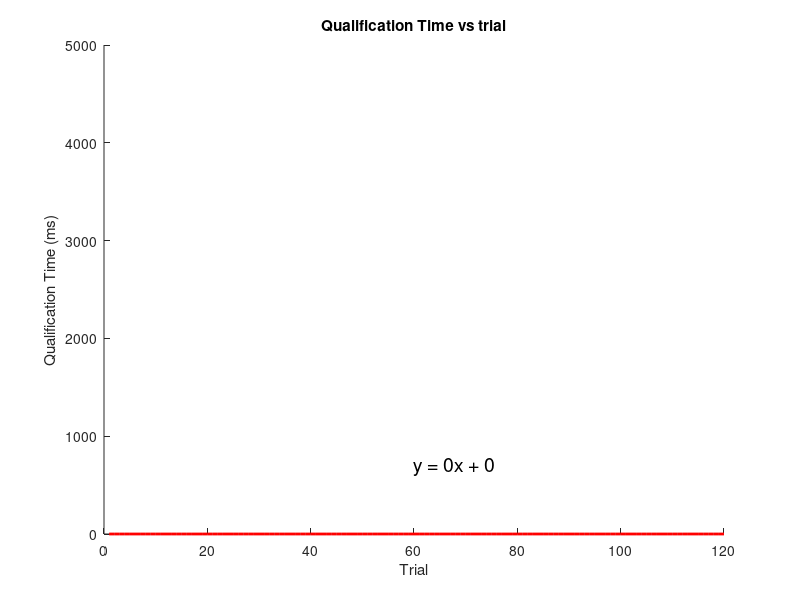

The MATLAB script that drew this image: (Note: this script raises an error after producing the figure.)
%behaviour SEs
close all; clear;
addpath('./Functions');

%% parameters
limitAngle = 90;            %degrees
windowRT = 45;              %degrees
refixQualTime = 300;        %loops
endTrace = 792;             %loops
limitReQual = windowRT +0;   %degrees
timeOut = 4000;             %ms

enRT = 1;                   %Enable RT PLots
enMedRT = 0;                %Enable median isomer RT PLots
enQTplot = 1;               %Enable QT vs trial plot
enPlot4x4indiv =0;          %Enable 4x4 histogram plot individual experiments
enPlot4x4super = 1;         %Enable 4x4 histogram plot of super fly

%% import data
files = dir('./Data2');
files = files(~[files.isdir],:);
datas = cell(length(files),1);

for i = 1:length(files)
    datas{i} = table2array(readtable(fullfile('Data2',files(i).name)));
    disp(files(i).name);
end

nFlies = length(datas);
disp(nFlies);

%% collate and organise data
FLIES = struct;

for fly = 1: nFlies

thisFlyData = datas{fly};

%there are some zero rows for some reason
% data = data(logical(sum(data,2)),:);

% data = data(data(:,10) > 0,:);

%starting points of inter-stimulus periods (careful this is actually the index just before the start)
% last trial is usually interrupted so get rid of last four (this may fail is experiment is interrupted during open loop)
interStimulusStart = find(diff(thisFlyData(:,4) == 200) == 1); %interStimulusStart = interStimulusStart(1:end-4);
interStimulusEnd = find(diff(thisFlyData(:,4) == 200) == -1); %interStimulusEnd = interStimulusEnd(1:end-4);

nTrials = (length(interStimulusStart)/4);

% littleBit = interStimulusStart(2) - interStimulusEnd(1);
% 
% openLoopStart = interStimulusStart - littleBit;
% openLoopStart = reshape(openLoopStart,[4,nTrials]);
% openLoopStart = openLoopStart(1,:);
% 
% figure; plot(FLIES(end).barPosition); hold on; plot(openLoopStart,zeros(size(openLoopStart)),'.','markersize',20);

%%  infer trial sequence
stimuli = zeros(nTrials,5);

% figure out first four (open loop) stimuli
stimuli(:,1:4) = reshape(sign(thisFlyData(interStimulusStart,4)),[4,nTrials]).';

%figure out last (close loop) stimulus
closedLoopStart = interStimulusEnd+1; 
closedLoopStart = closedLoopStart(4:4:end);%index of start of closed loop
stimuli(:,5) = sign(thisFlyData(closedLoopStart,4));

%% work out Qualification Time
qualTime = zeros(nTrials,1);
qualTimeAbs = thisFlyData(closedLoopStart,2) - thisFlyData(1,2) - 667;
qualTime(1) = qualTimeAbs(1);
for i = 1:nTrials-1
    qualTime(i+1) = qualTimeAbs(i+1) - qualTimeAbs(i) -4667;
end
% qualTimeArray = nonzeros(qualTime);
% figure; histogram(qualTimeArray);
% figure; plot(qualTimeArray);

%% add data to structure for each fly
FLIES(fly).interStimulusStart = interStimulusStart;
FLIES(fly).interStimulusEnd = interStimulusEnd;
FLIES(fly).nTrials = nTrials;
FLIES(fly).stimuli = stimuli;
FLIES(fly).time = thisFlyData(:,2);
FLIES(fly).barPosition = thisFlyData(:,4);
FLIES(fly).closedLoopStart = closedLoopStart;
FLIES(fly).qualTime = qualTime;
end

%% plot Qualtimes 
qualTimeArray = zeros(120, nFlies);
for fly = 1:nFlies
    qualTimeArray(1:length(FLIES(fly).qualTime),fly) = FLIES(fly).qualTime;
end
qualTimeArray(~logical(qualTimeArray)) = nan;
%figure; plot(qualTimeArray);
%title('Qualification Time (ms)'); ylim([0 5000]);

aux_x = cell(nFlies,1);
aux_y = cell(nFlies,1);

if(enQTplot)    % switch at top of file
    figure; hold on;
    for i = 1:nFlies
        plot(qualTimeArray(qualTimeArray(:,i) < 60000,i),'b.');
        aux_y{i} = qualTimeArray(qualTimeArray(:,i) < 60000,i);
        aux_x{i} = (1:length(aux_y{i})).';
    end

    x = cell2mat(aux_x); y = cell2mat(aux_y);
    [p,s] = polyfit(x,y,1);
    f = polyval(p,1:120);

    plot(1:120,f,'r','LineWidth',2);
    xlabel('Trial'); ylabel('Qualification Time (ms)');title('Qualification Time vs trial'); ylim([0 5000]); text(60,700,['y = ',num2str(p(1),3),'x + ',num2str(p(2),'%.0f')],'FontSize',14);

% figure; plot(nanmedian(qualTimeArray,2));
end
%% analyse data (this assumes a sampling rate of 200 Hz)

% groups (1,32),(2,31),(3,30), etc, as representing the same pattern
% avoids very costly flip() operations later
% auxSeq = [1:16 16:-1:1];
for fly = 1:nFlies
    
    thisFly = FLIES(fly);
    nTrials = thisFly.nTrials;
    %matrix to put data separated by trial and sequence
    %endTrace here assumes 4 seconds at 200 Hz - needs to be less than 800 as loops a bit over 5ms
    tracesSEQ = zeros(endTrace,16,nTrials);
    
    %matrix to store fixation times (calculated for each epoch individually)
    fixTimes = zeros(nTrials,32);
    timeOuts = zeros(nTrials,32);
    RTB = zeros(nTrials,32);
    reQual = zeros(nTrials,32);
    saveArray = zeros(nTrials,12);    
    
    % vector to index bad trials
    goodTrial = 0;
    badTrials = zeros(nTrials,1);
    
    for trial = 1:nTrials
        seq = bin2dec(num2str(thisFly.stimuli(trial,1:5) > 0)) + 1;
        saveArray(trial,3:7) = thisFly.stimuli(trial,1:5); %put stimuli in
        saveArray(trial,2) = thisFly.closedLoopStart(trial); %put loop number of closed loop start in
        thisTrace = thisFly.barPosition(thisFly.closedLoopStart(trial):thisFly.closedLoopStart(trial)+ endTrace - 1);
        
        tracesSEQ(:,seq,trial) = thisTrace;
        
        % if the bar close to 0? SCOTT: CHECK WINDOW BOUNDS HERE
        window = [-windowRT windowRT];
        betweenBounds = thisTrace > window(1) & thisTrace <  window(2);
        outsideMaxAngle = thisTrace > limitAngle & thisTrace <  -limitAngle;%thisTrace > limitAngle | thisTrace <  -limitAngle; turn on this feature
        
        %calculate fixTime
        if any(betweenBounds)
            loopRT = find(betweenBounds,1); %Loop index of first betweenbounds
            fixTimes(trial, seq) = thisFly.time(thisFly.closedLoopStart(trial)+loopRT-1)- thisFly.time(thisFly.closedLoopStart(trial)); %Time RT in ms
            saveArray(trial,8) = fixTimes(trial, seq);  %put fixtime in
            rtTrace = thisTrace(1:loopRT);
            
            if(loopRT + refixQualTime > endTrace)           % set up Refix Window time
                reQualTrace = thisTrace(loopRT:endTrace);
            else
                reQualTrace = thisTrace(loopRT:loopRT + refixQualTime);
            end
            if any(abs(rtTrace) > limitAngle)% if it wrapped around before entering window it's a bad trial
                badTrials(trial) = 1;
                RTB(trial, seq) = 1;
                saveArray(trial,9) = 1;
                saveArray(trial,11) = 1; %put 1 in bad trial and RTB (round the back)
            elseif any(abs(reQualTrace) > limitReQual)% if it did not stay in the requal window for limitQual it's a bad trial
                badTrials(trial) = 1;
                reQual(trial, seq) = 1;
                saveArray(trial,9) = 1;
                saveArray(trial,12) = 1; %put 1 in bad trial and RTB (round the back)
            end
        else %did not even enter the window
            if any(outsideMaxAngle)
                RTB(trial, seq) = 1;
                saveArray(trial,9) = 1;
                saveArray(trial,11) = 1; %put 1 in bad trial and RTB (round the back)
            else
                timeOuts(trial, seq) = 1;
                saveArray(trial,9:10) = 1;  %put 1 in bad trial and timeout
            end
            badTrials(trial) = 1;
        end
        
        if(fixTimes(trial, seq) > timeOut)
            badTrials(trial) = 1;
            timeOuts(trial, seq) = 1;
            saveArray(trial,9:10) = 1;  %put 1 in bad trial and timeout
        end
        
        if(badTrials(trial) ~= 1)
            goodTrial = goodTrial +1;
        end
        
        % YOU CAN ADD A NEW CALCULATION FOR A DIFFERENT MEASURE HERE
        %scottsMatrix(trial, seq) = *some calculation*
            
    end
    
    RTB = RTB + flip(RTB,2);
    RTB = RTB(:,1:16);
    FLIES(fly).RTB = sum(RTB(:,seq_eff_order(5))).';
    
    reQual = reQual + flip(reQual,2);
    reQual = reQual(:,1:16);
    FLIES(fly).reQual = sum(reQual(:,seq_eff_order(5))).';
    
    timeOuts = timeOuts + flip(timeOuts,2);
    timeOuts = timeOuts(:,1:16);
    FLIES(fly).timeOuts = sum(timeOuts(:,seq_eff_order(5))).';
    
    FLIES(fly).goodTrial = goodTrial;  %add badtrial data to Struct
%     FLIES(fly).RTB = RTB;
%     FLIES(fly).reQual = reQual;
%     FLIES(fly).timeOuts  = timeOuts;
%     disp('Total Trials');
%     disp(thisFly.nTrials);
%     disp('good Trials');
%     disp(goodTrial);
    
    % get rid of bad trials here so no need to do it downstream
    fixTimes = fixTimes(~badTrials,:);
    tracesSEQ = tracesSEQ(:,:,~badTrials);
    
    FLIES(fly).fixTimes32 = fixTimes;% store original 32-long matrix for isomer calculations
    
    % group by pattern and reduce to 16 sequences
    tracesSEQ = tracesSEQ + flip(tracesSEQ,2);
    tracesSEQ = tracesSEQ(:,1:16,:);
    
    fixTimes = fixTimes + flip(fixTimes,2);
    fixTimes = fixTimes(:,1:16);

    % better reorder here so everything downstream is according to
    % literature
    FLIES(fly).tracesSEQ = tracesSEQ(:,seq_eff_order(5),:);
    FLIES(fly).fixTimes = fixTimes(:,seq_eff_order(5));
    FLIES(fly).badTrials = badTrials;
   
end

%% Plot discarded trials vs Sequence
figure;                 
create_seq_eff_plot([sum([FLIES.RTB],2) sum([FLIES.timeOuts],2) sum([FLIES.reQual],2)],[]);
legend('MaxAngle Fail','Timeout Fails','Requal Fails','Location','northeast','FontSize',8); 
title('Discarded Trials vs Stimulus Sequence');

%% make 4x4 histogram plot for each experiment
if(enPlot4x4indiv)
    load('binomial_x_labels_latex_alt_rep.mat','binomial_x_labels_latex');

    for fly = 1:length(FLIES)
        figure;
        for i = 1:16
           subplot(4,4,i); histogram(FLIES(fly).fixTimes(logical(FLIES(fly).fixTimes(:,i)),i),10); 
           title(binomial_x_labels_latex{seq}(ind_horiz));
        end
    end
end

%% Analyse Badtrials - get stats
totalTrials = zeros(nFlies,5);
for fly = 1:nFlies
    totalTrials(fly,1) = FLIES(fly).nTrials; 
    totalTrials(fly,2) = FLIES(fly).goodTrial; 
    totalTrials(fly,3) = sum(FLIES(fly).RTB,"all");
    totalTrials(fly,4) = sum(FLIES(fly).reQual,"all");
    totalTrials(fly,5) = sum(FLIES(fly).timeOuts,"all");
end
total = sum(totalTrials, 1);
numTotal = sum(totalTrials(fly,1), "all");
numGood = sum(totalTrials(fly,2));
numRTB = sum(totalTrials(fly,3));
numreQual = sum(totalTrials(fly,4));
numTimeout = sum(totalTrials(fly,5));

fprintf('Total Trials %d Good Trials %d RTB %d ReQual Fails %d Timeouts %d\n',total(1),total(2),total(3),total(4),total(5));

%% Analyse Isomers
medianRT = zeros(nFlies,4);
for fly = 1:nFlies
    Hist_Array_L = nonzeros(FLIES(fly).fixTimes32(:,1:16));
    Hist_Array_R = nonzeros(FLIES(fly).fixTimes32(:,17:32));
    Hist_Array_All = nonzeros(FLIES(fly).fixTimes32(:,:));

    medianL = nanmedian(Hist_Array_L);        medianRT(fly,1) = medianL;%disp(medianL);
    medianR = nanmedian(Hist_Array_R);        medianRT(fly,2) = medianR;%disp(medianR);
    medianAll = nanmedian(Hist_Array_All);  medianRT(fly,3) = medianAll;%disp(medianAll);
    medianRT(fly,4) = medianRT(fly,2) - medianRT(fly,1);
end
% plot histograms of medians
if(enMedRT)
    figure;
    Hist_Array_L = nonzeros(medianRT(:,1));
    Hist_Array_R = nonzeros(medianRT(:,2));
    Hist_Array_All = nonzeros(medianRT(:,3));
    Hist_Array_Diff = nonzeros(medianRT(:,4));
         numBins = 10;
            subplot(2,2,1);
            histogram(Hist_Array_L,'NumBins', numBins);
            title('Left Isomer Median RT'); xlim([0 2000]);
        subplot(2,2,2);
            histogram(Hist_Array_R,'NumBins', numBins);
            title('Right Isomer MedianRT'); xlim([0 2000]);
        subplot(2,2,3);
            histogram(Hist_Array_All,'NumBins', numBins);
            title('All Median RT'); xlim([0 2000]);
        subplot(2,2,4);
            histogram(Hist_Array_Diff,'NumBins', numBins);
            title('Isomer Diff Median RT'); xlim([-600 600]);
end    
%% calculate SEs for each fly individually
for fly = 1:nFlies
    
    R(fly) = calculateSEsBehav(FLIES(fly).fixTimes); %#ok<SAGROW>
    
    %figure; create_seq_eff_plot(R(fly).meanFixTimes.',[],'errors',R(fly).semFixTimes.'); title(['Mean Fix Time Fly ' num2str(fly)]);
    %figure; create_seq_eff_plot(R(fly).medianFixTimes.',[],'errors',R(fly).semFixTimes.'); title(['Median Fix Time Fly ' num2str(fly)]);
    
    %plotIsomersBehav(FLIES(fly).fixTimes32);
    
    %SEAnovaBehav(FLIES(fly).fixTimes);
end
%% Concatenate
if(nFlies > 1)      % fails if only one fly
    %% calculate SEs for all flies using superfly method (concatenate)
    fixTimesAllFlies = cell(nFlies,1);
    fixTimesAllFlies32 = cell(nFlies,1);
    badTrialsAllFlies = cell(nFlies,1);
    for fly = 1:nFlies
        fixTimesAllFlies{fly} = FLIES(fly).fixTimes;
        fixTimesAllFlies32{fly} = FLIES(fly).fixTimes32;
    end

    fixTimesAllFlies = cell2mat(fixTimesAllFlies);
    fixTimesAllFlies32 = cell2mat(fixTimesAllFlies32);
    
    RAllFlies = calculateSEsBehav(fixTimesAllFlies);

%    figure; create_seq_eff_plot(RAllFlies.meanFixTimes.',[],'errors',RAllFlies.semFixTimes.');
    figure; create_seq_eff_plot(RAllFlies.medianFixTimes.',[],'errors',RAllFlies.semFixTimes.');title('SE super Median');

    plotIsomersBehav(fixTimesAllFlies32);

%     SEAnovaBehav(fixTimesAllFlies);

%% Plots of Reaction time Left, Right, All and by sequence    
    if(enRT)
        % RT of all trials
        RT_Hist_Array = nonzeros(fixTimesAllFlies);
        meanAll = nanmean(RT_Hist_Array); 
        medianALL = nanmedian(RT_Hist_Array);
        disp([' mean ',num2str(meanAll),' median ',num2str(medianALL)]);
        RT_Hist_Array32 = nonzeros(fixTimesAllFlies32);
        RT_Hist_Array_Left = nonzeros(fixTimesAllFlies32(:,1:16));
        RT_Hist_Array_Right = nonzeros(fixTimesAllFlies32(:,17:32));
        
        RT_Hist_Array_Left_log = log10(RT_Hist_Array_Left);
        RT_Hist_Array_Right_log = log10(RT_Hist_Array_Right);
         [h,p] = ttest2(RT_Hist_Array_Left_log,RT_Hist_Array_Right_log);
         disp(['h ',num2str(h),' p ',num2str(p)]);
        meanLeftLog = nanmean(RT_Hist_Array_Left_log); 
        medianLeftLog = nanmedian(RT_Hist_Array_Left_log);
        meanRightLog = nanmean(RT_Hist_Array_Right_log);
        medianRightLog = nanmedian(RT_Hist_Array_Right_log);
        

         figure; histogram(RT_Hist_Array,'NumBins', 25); title('All RT');  xlabel('Time (ms)'); xlim([0,4200]);
         figure; histogram(RT_Hist_Array_Left,'NumBins', 25,'facecolor',[0.4609 0.7070 0.7695]); title('Left RT');  xlabel('Time (ms)'); xlim([0,4200]);
         figure; histogram(RT_Hist_Array_Right,'NumBins', 25,'facecolor',[0.9140 0.7109 0.4609]); title('Right RT');  xlabel('Time (ms)'); xlim([0,4200]); 
         
         figure('color','w','position',[10 10 1200 400]); 
         subplot(1,2,1);histogram(RT_Hist_Array_Left_log,'NumBins', 25,'facecolor',[0.4609 0.7070 0.7695]); title('Left RT');  xlabel('Time (Log sec)'); ylim([0,90]); ylabel('Count'); xlim([2,4]);
         line([meanLeftLog,meanLeftLog],[0,90],'linewidth',2,'color','k','LineStyle','-'); text(3.3,85,['mean=',num2str(meanLeftLog,3)],'FontSize',14);
         line([medianLeftLog,medianLeftLog],[0,90],'linewidth',2,'color','r','LineStyle','--'); text(3.3,78,['median=',num2str(medianLeftLog,3)],'FontSize',14);
         legend('Left RT','mean','median','Location','northwest'); 
         
         subplot(1,2,2); histogram(RT_Hist_Array_Right_log,'NumBins', 25,'facecolor',[0.9140 0.7109 0.4609]); title('Right RT');  xlabel('Time (Log sec)'); ylim([0,90]); ylabel('Count'); xlim([2,4]);
         line([meanRightLog,meanRightLog],[0,90],'linewidth',2,'color','k','LineStyle','-'); text(3.3,85,['mean=',num2str(meanRightLog,3)],'FontSize',14);
         line([medianRightLog,medianRightLog],[0,90],'linewidth',2,'color','r','LineStyle','--'); text(3.3,78,['median=',num2str(medianRightLog,3)],'FontSize',14);
         legend('Right RT','mean','median','Location','northwest'); 
        
    end
    

    if(enPlot4x4super)
        load('binomial_x_labels_latex_alt_rep.mat','binomial_x_labels_latex');
        ind_horiz = sub2ind(size(binomial_x_labels_latex{1}),1:4,[1 1 1 5]);
        figure;
        for seq = 1:16
           subplot(4,4,seq); histogram(fixTimesAllFlies(logical(fixTimesAllFlies(:,seq)),seq),10,'NumBins', 16); xlim([0,4000]);ylim([0,40]);
           title(binomial_x_labels_latex{seq}(ind_horiz));
        end
    end
    %% calculate SEs for all flies using averaging of profiles method (no weighting)
    allProfilesMean = zeros(nFlies,16);
    allProfilesMedian = zeros(nFlies,16);

    for fly = 1:nFlies
        allProfilesMean(fly,:) = R(fly).meanFixTimes;
        allProfilesMedian(fly,:) = R(fly).medianFixTimes;
    end

    % this does not weigh by the number of data points for each fly
    % taking the mean of the means or medians here as the median of a few
    % points is heavily skewed; error is just std of the means/medians
    %figure; create_seq_eff_plot(nanmean(allProfilesMean).',[],'errors',std(allProfilesMean,[],1,'omitnan').'./sqrt(nFlies));
    %figure; create_seq_eff_plot(nanmean(allProfilesMedian).',[],'errors',std(allProfilesMedian,[],1,'omitnan').'./sqrt(nFlies));

    %SEAnovaBehav(allProfilesMean);

    %% calculate SEs for all flies using averaging of profiles method (weighted, propagated error)
    allProfilesMean = zeros(nFlies,16);
    allProfilesMedian = zeros(nFlies,16);
    semFixTimesAllFlies = zeros(nFlies,16);
    nFixTimesAllFlies = zeros(1,nFlies);
    for fly = 1:nFlies
        nFixTimesAllFlies(fly) = sum(R(fly).nFixTimes);
        allProfilesMean(fly,:) = R(fly).meanFixTimes * nFixTimesAllFlies(fly);
        allProfilesMedian(fly,:) = R(fly).medianFixTimes * nFixTimesAllFlies(fly);

        % part of the propagation error calculation
        semFixTimesAllFlies(fly,:) = R(fly).semFixTimes.^2 * nFixTimesAllFlies(fly).^2;
    end

    % finish propagation of error calculation
    semFixTimesAllFlies = sqrt(nansum(semFixTimesAllFlies/(sum(nFixTimesAllFlies)^2),1));

    figure; create_seq_eff_plot(nansum(allProfilesMean).'./sum(nFixTimesAllFlies),[],'errors',semFixTimesAllFlies.'); title('SE weighted Mean'); %ylim([0 1000]);
    figure; create_seq_eff_plot(nansum(allProfilesMedian).'./sum(nFixTimesAllFlies),[],'errors',semFixTimesAllFlies.');title('SE weighted Median');%ylim([0 1000]);

    figure;         % ANOVA
    [P,ANOVATAB,STATS] = SEAnovaBehav(allProfilesMean);     %needs new function - allows looking at the data in the function
    [c,m,h,nms] = multcompare(STATS);
    
    figure;         % Compare Ephys
    load six_hertz.mat
    create_seq_eff_plot(normalize([-six_hertz nansum(allProfilesMean).'./sum(nFixTimesAllFlies)]),[]); ylabel('Z score'); %title('Behaviour vs Ephys Profile'); 
end
